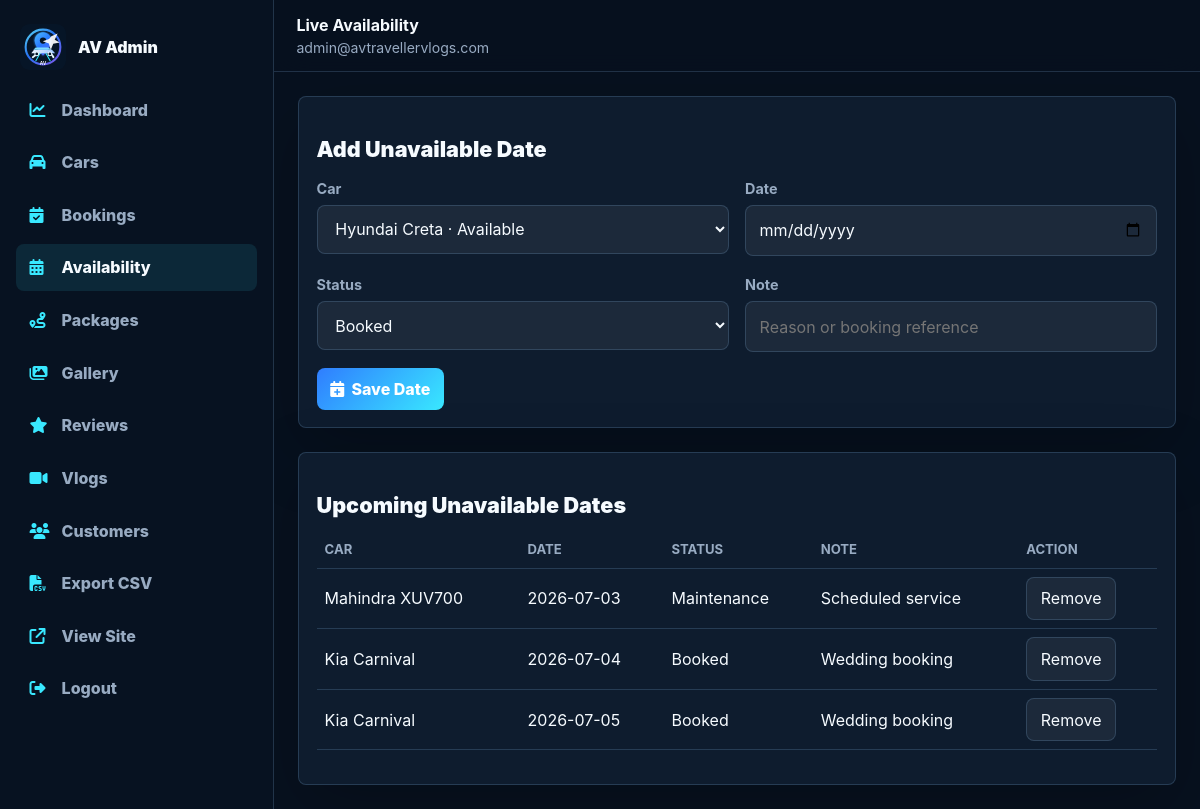
The page /admin/availability.php (signed in) on the database its author committed.
### tables this page shows
CREATE TABLE availability (
  id INT UNSIGNED AUTO_INCREMENT PRIMARY KEY,
  car_id INT UNSIGNED NOT NULL,
  unavailable_date DATE NOT NULL,
  status ENUM('Booked', 'Maintenance') NOT NULL DEFAULT 'Booked',
  note VARCHAR(255) NULL,
  created_at TIMESTAMP DEFAULT CURRENT_TIMESTAMP,
  CONSTRAINT fk_availability_car FOREIGN KEY (car_id) REFERENCES cars(id) ON DELETE CASCADE,
  UNIQUE KEY uniq_car_date (car_id, unavailable_date),
  INDEX idx_availability_date (unavailable_date)
);

CREATE TABLE cars (
  id INT UNSIGNED AUTO_INCREMENT PRIMARY KEY,
  name VARCHAR(160) NOT NULL,
  slug VARCHAR(190) NOT NULL UNIQUE,
  category VARCHAR(120) NOT NULL,
  image_url VARCHAR(700) NOT NULL,
  seats TINYINT UNSIGNED NOT NULL,
  fuel VARCHAR(80) NOT NULL,
  transmission VARCHAR(120) NOT NULL,
  price_per_day DECIMAL(10,2) NOT NULL,
  availability_status ENUM('Available', 'Booked', 'Maintenance') NOT NULL DEFAULT 'Available',
  description TEXT NOT NULL,
  is_active TINYINT(1) NOT NULL DEFAULT 1,
  sort_order INT UNSIGNED NOT NULL DEFAULT 99,
  created_at TIMESTAMP DEFAULT CURRENT_TIMESTAMP,
  updated_at TIMESTAMP DEFAULT CURRENT_TIMESTAMP ON UPDATE CURRENT_TIMESTAMP,
  INDEX idx_cars_status (availability_status),
  INDEX idx_cars_price (price_per_day)
);

### includes/functions.php (called while the page is built, shortened)
<?php
require_once __DIR__ . '/db.php';
function e(?string $value): string
{
    return htmlspecialchars((string) $value, ENT_QUOTES, 'UTF-8');
}
function current_admin(): ?array
{
    return $_SESSION[ADMIN_SESSION_KEY] ?? null;
}

### includes/db.php (called while the page is built, shortened)
<?php
function db(): ?PDO
{
    static $pdo = null;
    static $attempted = false;
    if ($attempted) {
        return $pdo;
    }
    $dsn = 'mysql:host=' . DB_HOST . ';dbname=' . DB_NAME . ';charset=' . DB_CHARSET;
    try {
        $pdo = new PDO($dsn, DB_USER, DB_PASS, [
            PDO::ATTR_ERRMODE => PDO::ERRMODE_EXCEPTION,
            PDO::ATTR_DEFAULT_FETCH_MODE => PDO::FETCH_ASSOC,
            PDO::ATTR_EMULATE_PREPARES => false,
        ]);
    } catch (PDOException $exception) {
        error_log('Database connection failed: ' . $exception->getMessage());
        $pdo = null;
    }
    return $pdo;
}
function db_all(string $sql, array $params = []): array
{
    $pdo = db();
    $stmt = $pdo->prepare($sql);
    $stmt->execute($params);
    return $stmt->fetchAll();
}

### admin/availability.php (the view, shortened to what this page needs)
<?php
$adminTitle = 'Live Availability';
require_once __DIR__ . '/includes/header.php';
$cars = db_all('SELECT id, name, availability_status FROM cars WHERE is_active = 1 ORDER BY name') ?: get_cars();
$rows = db_all('SELECT a.*, c.name AS car_name FROM availability a JOIN cars c ON c.id = a.car_id WHERE a.unavailable_date >= CURRENT_DATE ORDER BY a.unavailable_date, c.name');
?>
<section class="admin-card">
    <div class="admin-section-title"><h1>Add Unavailable Date</h1></div>
    <form method="post" class="form-grid">
        <div><label>Car</label><select name="car_id" required><?php foreach ($cars as $car): ?><option value="<?= (int) $car['id'] ?>"><?= e($car['name']) ?> · <?= e($car['availability_status']) ?></option><?php endforeach; ?></select></div>
        <div><label>Date</label><input name="unavailable_date" type="date" required></div>
        <div><label>Status</label><select name="status"><option>Booked</option><option>Maintenance</option></select></div>
        <div><label>Note</label><input name="note" placeholder="Reason or booking reference"></div>
        <div class="full"><button class="btn-admin" type="submit"><i class="fa-solid fa-calendar-plus"></i>Save Date</button></div>
    </form>
</section>
<section class="admin-card mt-4">
    <div class="admin-section-title"><h2>Upcoming Unavailable Dates</h2></div>
    <div class="table-responsive">
        <table class="table">
            <thead><tr><th>Car</th><th>Date</th><th>Status</th><th>Note</th><th>Action</th></tr></thead>
            <tbody>
            <?php if ($rows): ?>
                <?php foreach ($rows as $row): ?>
                    <tr>
                        <td><?= e($row['car_name']) ?></td>
                        <td><?= e($row['unavailable_date']) ?></td>
                        <td><?= e($row['status']) ?></td>
                        <td><?= e($row['note']) ?></td>
                        <td><form method="post"><button class="btn-muted" data-confirm="Remove this date?">Remove</button></form></td>
                    </tr>
                <?php endforeach; ?>
            <?php else: ?>
                <tr><td colspan="5" class="text-muted">No unavailable dates set.</td></tr>
            <?php endif; ?>
            </tbody>
        </table>
    </div>
</section>
<?php require_once __DIR__ . '/includes/footer.php'; ?>

### admin/includes/header.php (shortened to what this page needs)
<?php
$adminPage = basename($_SERVER['SCRIPT_NAME'] ?? '');
$admin = current_admin();
$adminNav = [
    'dashboard.php' => ['Dashboard', 'fa-chart-line'],
    'cars.php' => ['Cars', 'fa-car'],
    'bookings.php' => ['Bookings', 'fa-calendar-check'],
    'availability.php' => ['Availability', 'fa-calendar-days'],
    'packages.php' => ['Packages', 'fa-route'],
    'gallery.php' => ['Gallery', 'fa-images'],
    'reviews.php' => ['Reviews', 'fa-star'],
    'vlogs.php' => ['Vlogs', 'fa-video'],
    'customers.php' => ['Customers', 'fa-users'],
];
?>
<!doctype html>
<html lang="en">
<head>
    <link href="https://cdn.jsdelivr.net/npm/bootstrap@5.3.3/dist/css/bootstrap.min.css" rel="stylesheet">
    <link href="https://cdnjs.cloudflare.com/ajax/libs/font-awesome/6.5.2/css/all.min.css" rel="stylesheet">
    <link href="../assets/css/admin.css" rel="stylesheet">
</head>
<body class="admin-body">
<aside class="admin-sidebar">
    <a class="admin-brand" href="dashboard.php">
        <img src="../assets/images/logo.svg" alt="AV Traveller Vlogs">
        <span>AV Admin</span>
    </a>
    <nav>
        <?php foreach ($adminNav as $href => [$label, $icon]): ?>
            <a class="<?= $adminPage === $href ? 'active' : '' ?>" href="<?= e($href) ?>">
                <i class="fa-solid <?= e($icon) ?>"></i><?= e($label) ?>
            </a>
        <?php endforeach; ?>
        <a href="export.php"><i class="fa-solid fa-file-csv"></i>Export CSV</a>
        <a href="../index.php" target="_blank"><i class="fa-solid fa-arrow-up-right-from-square"></i>View Site</a>
        <a href="logout.php"><i class="fa-solid fa-right-from-bracket"></i>Logout</a>
    </nav>
</aside>
<div class="admin-main">
    <header class="admin-topbar">
        <div>
            <strong><?= e($adminTitle ?? 'Dashboard') ?></strong>
            <span><?= e($admin['email'] ?? '') ?></span>
        </div>
    </header>
    <main class="admin-content">

### admin/includes/footer.php (shortened to what this page needs)
    </main>
</div>
</body>
</html>

### assets/css/admin.css (style rules this page uses)
:root { --bg: #07111f; --panel: #0e1c2e; --panel-2: #13243a; --border: rgba(148, 202, 255, 0.18); --text: #f6fbff; --muted: #98abc2; --blue: #2f7dff; --cyan: #39e8ff; --green: #40d486; --red: #ff6b6b; --gold: #f5c56b; --radius: 8px; }
* { box-sizing: border-box; }
body.admin-body { min-height: 100vh; margin: 0; background: var(--bg); color: var(--text); font-family: Inter, ui-sans-serif, system-ui, -apple-system, BlinkMacSystemFont, "Segoe UI", sans-serif; }
a { color: inherit; text-decoration: none; }
input, select, textarea { width: 100%; border: 1px solid var(--border); border-radius: var(--radius); padding: 0.78rem 0.85rem; color: var(--text); background: rgba(255, 255, 255, 0.06); }
select option { color: #07111f; }
label { margin-bottom: 0.35rem; color: var(--muted); font-weight: 700; font-size: 0.9rem; }
.admin-sidebar { position: fixed; inset: 0 auto 0 0; z-index: 20; width: 274px; border-right: 1px solid var(--border); background: rgba(8, 19, 34, 0.96); padding: 1rem; overflow-y: auto; }
.admin-brand { display: flex; align-items: center; gap: 0.75rem; padding: 0.5rem 0.25rem 1rem; font-weight: 900; }
.admin-brand img { width: 46px; height: 46px; }
.admin-sidebar nav { display: grid; gap: 0.35rem; }
.admin-sidebar nav a { display: flex; align-items: center; gap: 0.75rem; min-height: 44px; border-radius: var(--radius); padding: 0.72rem 0.85rem; color: var(--muted); font-weight: 800; }
.admin-sidebar nav a:hover, .admin-sidebar nav a.active { color: var(--text); background: rgba(57, 232, 255, 0.1); }
.admin-sidebar nav i { width: 20px; color: var(--cyan); }
.admin-main { margin-left: 274px; min-height: 100vh; }
.admin-topbar { position: sticky; top: 0; z-index: 10; min-height: 72px; display: flex; align-items: center; gap: 1rem; border-bottom: 1px solid var(--border); background: rgba(7, 17, 31, 0.88); backdrop-filter: blur(18px); padding: 0 1.4rem; }
.admin-topbar strong, .admin-topbar span { display: block; }
.admin-topbar span { color: var(--muted); font-size: 0.88rem; }
.admin-content { padding: 1.5rem; }
.admin-card, .stat-card { border: 1px solid var(--border); border-radius: var(--radius); background: var(--panel); box-shadow: 0 22px 70px rgba(0, 0, 0, 0.22); }
.admin-card { padding: 1.1rem; }
.admin-section-title { display: flex; align-items: center; justify-content: space-between; gap: 1rem; margin: 1.4rem 0 0.8rem; }
.admin-section-title h1, .admin-section-title h2 { margin: 0; font-size: 1.35rem; font-weight: 900; }
.table { color: var(--text); vertical-align: middle; }
.table > :not(caption) > * > * { color: var(--text); background: transparent; border-color: var(--border); }
.table thead th { color: var(--muted); font-size: 0.82rem; text-transform: uppercase; }
.btn-admin { display: inline-flex; align-items: center; justify-content: center; gap: 0.45rem; min-height: 40px; border: 0; border-radius: var(--radius); padding: 0.55rem 0.85rem; color: #fff; font-weight: 800; background: linear-gradient(135deg, var(--blue), var(--cyan)); }
.btn-muted { border: 1px solid var(--border); border-radius: var(--radius); padding: 0.55rem 0.85rem; color: var(--text); background: rgba(255, 255, 255, 0.06); }
.form-grid { display: grid; grid-template-columns: repeat(2, minmax(0, 1fr)); gap: 1rem; }
.form-grid .full { grid-column: 1 / -1; }

### rows shown on the page
availability: car.name "Mahindra XUV700", unavailable_date "2026-07-03", status "Maintenance", note "Scheduled service"
availability: car.name "Kia Carnival", unavailable_date "2026-07-04", status "Booked", note "Wedding booking"
availability: car.name "Kia Carnival", unavailable_date "2026-07-05", status "Booked", note "Wedding booking"

### other values the page prints
$label "Dashboard"
$label "Cars"
$label "Bookings"
$label "Availability"
$label "Packages"
$label "Gallery"
$label "Reviews"
$label "Vlogs"
$label "Customers"
$adminTitle "Live Availability"
$admin['email'] "admin@avtravellervlogs.com"
form field car_id "Hyundai Creta · Available"
